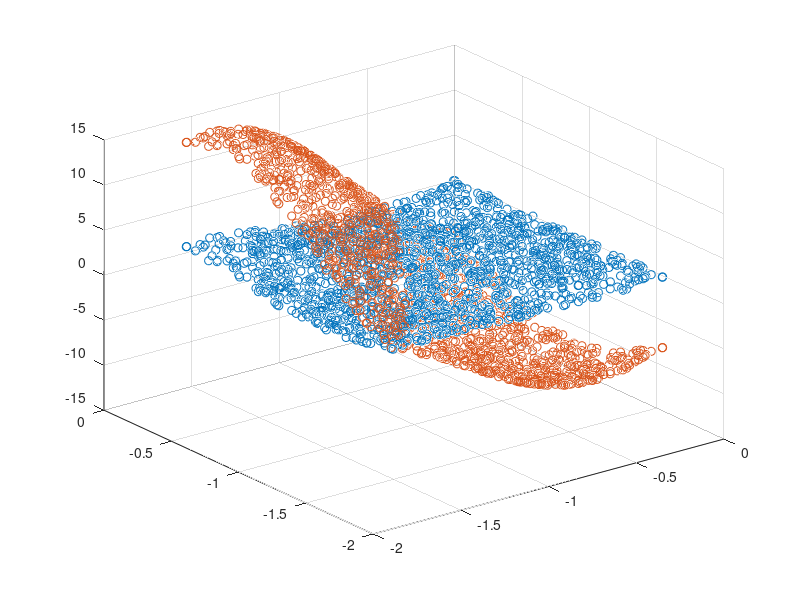

The MATLAB source for this figure:
clc;
clear all;

% data input 


constant=100;
x=(pi/2)*rand(1,constant)-(pi/2); %training table
y=(pi/2)*rand(1,constant)-(pi/2);

inp=zeros(constant,2);

% for i=1:length(x)
%     inp(i,1)=x(i);
%     inp(i,2)=y(i);
% end
% 
% thr=0.000001;

output=sin(pi*x).*cos(pi*y); %desired output


%Assign 9 random centres

centre_x = (pi/2)*rand(1,9)-(pi/2);
centre_y = (pi/2)*rand(1,9)-(pi/2);
centre_x_old=centre_x;
centre_y_old=centre_y;
 
%Update centre weights
i=1;
j=1;
rate=0.3;
weights=[-1;-2;-3;-4;-5;-6;-7;-8;-9];
G_train= zeros(constant,9);

for k=1:10
for i =1:constant
     min=abs(centre_x(j)-x(i));
    for j=1:9
        d=abs(centre_x(j)-x(i));
        if(d < min)
            %centre_x(i)=centre_x(i) + rate*(x(j)-centre_x(i));
            nearest=centre_x(j);
            min=d;
            centre_x(j)=centre_x(j)+rate*(x(i)-centre_x(j));
        end
    end
    
end

for i =1:constant
     min=abs(centre_y(j)-y(i));
    for j=1:9
        d=abs(centre_y(j)-y(i));
        if(d < min)
            %centre_x(i)=centre_x(i) + rate*(x(j)-centre_x(i));
            nearest=centre_y(j);
            min=d;
            centre_y(j)=centre_y(j)+rate*(y(i)-centre_y(j));
        end
    end
    
end
  
% RBF Network

inputs = zeros(1,9);
HL= zeros(1,9);
phi = zeros(100,9);
output_train=zeros(1,100);
for i=1:constant
    for j=1:9
        phi(i,j)=exp(-(((x(i)-centre_x(j))^2)+(y(i)-centre_y(j))^2))/2;
        output_train(i)=output_train(i)+weights(j)*exp(-(((x(i)-centre_x(j))^2)+(y(i)-centre_y(j))^2))/2;
    end
    error=abs(output(i)-output_train(i));
    error_sq=error*error;
    MSE(k)=error_sq/100;
end


% LMS algorithm

A=phi'*(phi);
B=inv(A);
C= B*phi';
weights=C*output';

end
% Testing 

test_constant=1600;
x_test=(pi/2)*rand(1,test_constant)-(pi/2); %testing table
y_test=(pi/2)*rand(1,test_constant)-(pi/2);

output_des=sin(pi*x_test).*cos(pi*y_test); %desired output

%Assign 9 random centres

centre_x = (pi/2)*rand(1,9)-(pi/2);
centre_y = (pi/2)*rand(1,9)-(pi/2);
centre_x_old=centre_x;
centre_y_old=centre_y;

%Update centre weights
i=1;
j=1;
rate=0.03;

for i =1:test_constant
     min=abs(centre_x(j)-x_test(i));
    for j=1:9
        d=abs(centre_x(j)-x_test(i));
        if(d < min)
            %centre_x(i)=centre_x(i) + rate*(x(j)-centre_x(i));
            nearest=centre_x(j);
            min=d;
            centre_x(j)=centre_x(j)+rate*(x_test(i)-centre_x(j));
        end
    end
    
end

for i =1:test_constant
     min=abs(centre_y(j)-y_test(i));
    for j=1:9
        d=abs(centre_y(j)-y_test(i));
        if(d < min)
            %centre_x(i)=centre_x(i) + rate*(x(j)-centre_x(i));
            nearest=centre_y(j);
            min=d;
            centre_y(j)=centre_y(j)+rate*(y_test(i)-centre_y(j));
        end
    end
    
end


% Output values
output_test = zeros(1,test_constant);
%G= zeros(constant,9);
for i=1:test_constant
    for j=1:9
        output_test(i)=output_test(i)+weights(j)*exp(-(((x_test(i)-centre_x(j))^2)+(y_test(i)-centre_y(j))^2))/2;
    end
    %output_test(i)=G(i,j);
    %error(
end


% plot values

%  plot(x_test,y_test,'.');
%  hold on;
%  plot(centre_x,centre_y,'+');
scatter3(x_test,y_test,output_des);
hold on;
scatter3(x_test,y_test,output_test);



    





